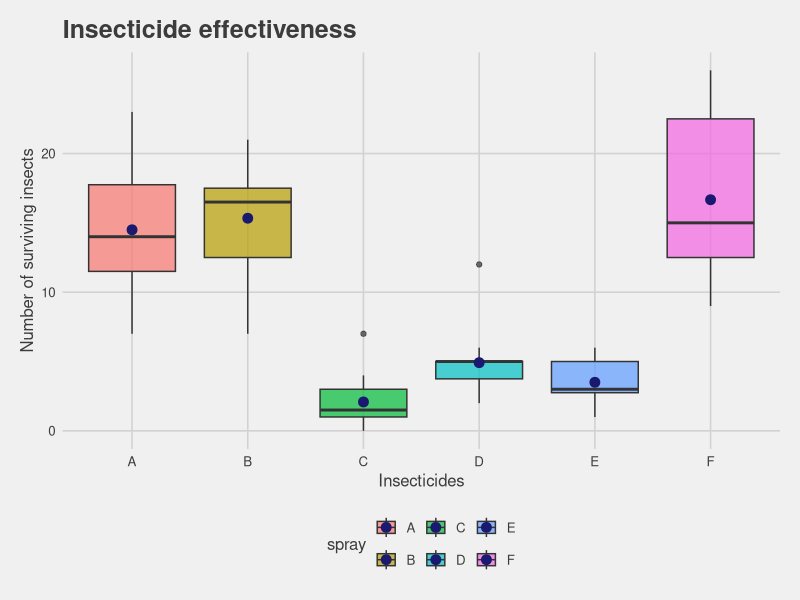
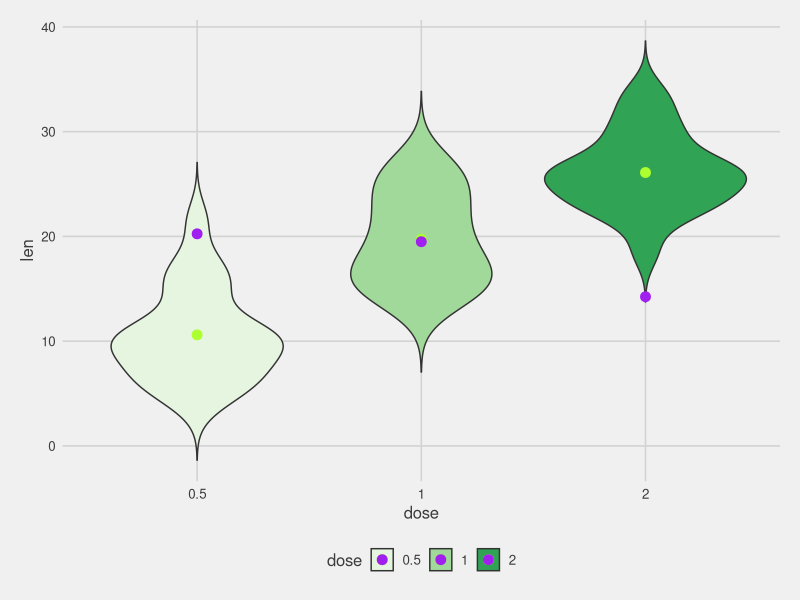
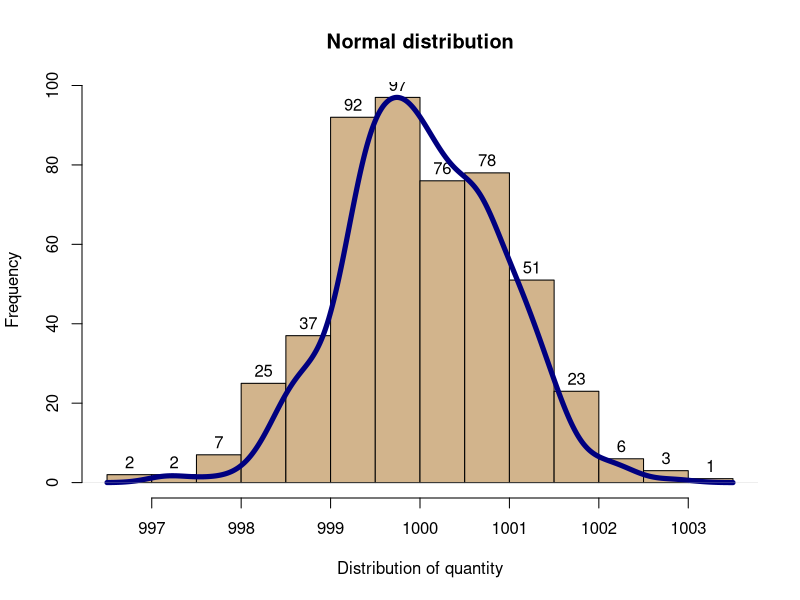
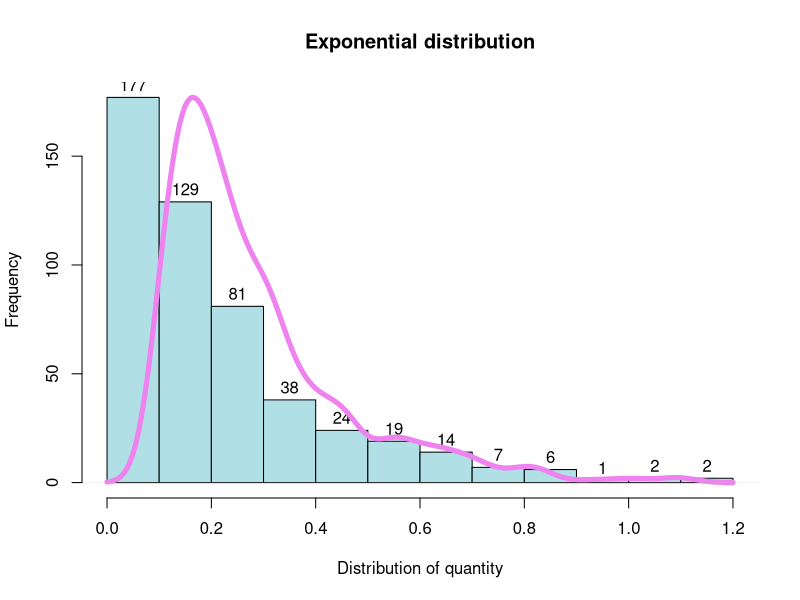
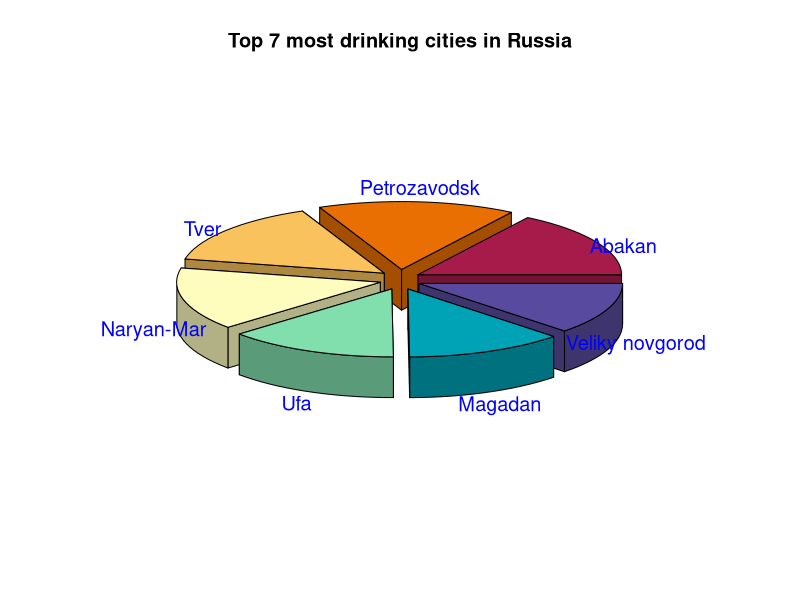

Here is the R script that generated these plots, in order:
#óñòàíîâêà è ïîäêëþ÷åíèå áèáëèîòåê
install.packages("ggplot2") 
install.packages("ggthemes") 
library(ggplot2)
library(ggthemes)

data(InsectSprays) #âñòðîåííûé íàáîð äàííûõ
dataframe <- InsectSprays #ñîçäàëè äàòàôðåéì ñî âñòðîåííûì íàáîðîì äàííûõ
#ñîçäàíèå ãðàôèêà ñî çíà÷åíèÿìè äàòàôðåéìà
ggplot(dataframe, aes(x=spray, y=count, fill=spray, label=rownames(df))) + geom_boxplot(alpha = 0.7, position = position_dodge(1)) + 
  #ïîäïèñè ãðàôèêà è îñåé
  labs(
    title = "Insecticide effectiveness",
    x = "Insecticides",
    y = "Number of surviving insects"
  ) + 
  theme_fivethirtyeight(base_size = 12 ,  base_family = "sans") + #áàçîâûé øðèôò è åãî ðàçìåð
  theme(axis.title = element_text())+ #âçÿëè çà àðãóìåíòû âñå òåêñòîâûå ýëåìåíòû
  stat_summary(geom="point", size = 3, color="MidnightBlue") #ôîðìà, ðàçìåð è öâåò òî÷åê

library(ggplot2)
library(ggthemes)

ToothGrowth$dose<-as.factor(ToothGrowth$dose)
ggplot(ToothGrowth, aes(x=dose, y=len, fill=dose)) +
  scale_fill_brewer(palette= "magma") + 
  geom_violin(trim=FALSE) +
  theme_fivethirtyeight()+
  theme(axis.title = element_text()) +
  theme (legend.position="bottom") +
  stat_summary(fun=mean, geom="point", size=3, color="GreenYellow") +
  stat_summary(fun=var, geom="point", size=3, color="Purple")


znach = rnorm(500, mean=1000)
alina <- hist(znach, col="Tan", xlab="Distribution of quantity", ylab="
Frequency", main="Normal distribution")
text(alina$mids, alina$counts, labels=alina$counts, adj=c(0.5, -0.5))
par(new=TRUE)
plot(density(znach), col="Navy", lwd=5, yaxt="n", xaxt="n", bty="n", xlab="", ylab="", main="")

set.seed(13579)
N <- 500
znach_1 <- rexp(N, rate = 5) 
alina_1 <- hist(znach_1, col="PowderBlue", xlab="Distribution of quantity", ylab="Frequency", main="Exponential distribution")
text(alina_1$mids, alina_1$counts, labels=alina_1$counts, adj=c(0.5, -0.5))
par(new=TRUE)
plot(density(znach_1), col="Violet", lwd=5, yaxt="n", xaxt="n", bty="n", xlab="", ylab="", main="")

library(plotrix)

data <- c(21.6, 21.2, 20.4, 20.2, 18.4, 17.0, 16.7)
label <- c("Abakan", "Petrozavodsk", "Tver", "Naryan-Mar", "Ufa", "Magadan", "Veliky novgorod")

pie3D(data, labels = label, explode = 0.1, main = "Top 7 most drinking cities in Russia", shade = 0.7, col = hcl.colors(length(data), "Spectra"), labelcex = 1.2, labelcol = "blue")
